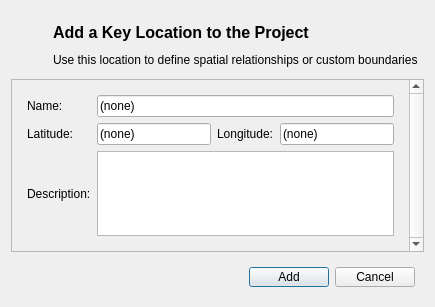
<?xml version="1.0" encoding="UTF-8"?>
<ui version="4.0">
 <class>AddLocationDialog</class>
 <widget class="QDialog" name="AddLocationDialog">
  <property name="geometry">
   <rect>
    <x>0</x>
    <y>0</y>
    <width>406</width>
    <height>307</height>
   </rect>
  </property>
  <property name="windowTitle">
   <string>Setup New Project</string>
  </property>
  <layout class="QVBoxLayout" name="verticalLayout">
   <item>
    <widget class="QWidget" name="header" native="true">
     <layout class="QGridLayout" name="gridLayout_12">
      <property name="leftMargin">
       <number>6</number>
      </property>
      <property name="topMargin">
       <number>6</number>
      </property>
      <property name="rightMargin">
       <number>6</number>
      </property>
      <property name="bottomMargin">
       <number>6</number>
      </property>
      <item row="0" column="0">
       <widget class="QLabel" name="title_logo">
        <property name="minimumSize">
         <size>
          <width>30</width>
          <height>30</height>
         </size>
        </property>
        <property name="maximumSize">
         <size>
          <width>30</width>
          <height>30</height>
         </size>
        </property>
        <property name="text">
         <string/>
        </property>
        <property name="pixmap">
         <pixmap resource="../graphics/ubeats.qrc">:/icons/location.png</pixmap>
        </property>
        <property name="scaledContents">
         <bool>true</bool>
        </property>
       </widget>
      </item>
      <item row="1" column="1">
       <widget class="QLabel" name="subtitle">
        <property name="text">
         <string>Use this location to define spatial relationships or custom boundaries</string>
        </property>
       </widget>
      </item>
      <item row="0" column="1">
       <widget class="QLabel" name="title">
        <property name="font">
         <font>
          <pointsize>12</pointsize>
          <weight>75</weight>
          <bold>true</bold>
         </font>
        </property>
        <property name="text">
         <string>Add a Key Location to the Project</string>
        </property>
       </widget>
      </item>
     </layout>
    </widget>
   </item>
   <item>
    <widget class="QScrollArea" name="step1scrollArea">
     <property name="verticalScrollBarPolicy">
      <enum>Qt::ScrollBarAlwaysOn</enum>
     </property>
     <property name="widgetResizable">
      <bool>true</bool>
     </property>
     <widget class="QWidget" name="scrollAreaWidgetContents">
      <property name="geometry">
       <rect>
        <x>0</x>
        <y>0</y>
        <width>369</width>
        <height>176</height>
       </rect>
      </property>
      <layout class="QVBoxLayout" name="verticalLayout_2">
       <item>
        <widget class="QWidget" name="step1widget" native="true">
         <layout class="QGridLayout" name="gridLayout_4">
          <property name="leftMargin">
           <number>6</number>
          </property>
          <property name="topMargin">
           <number>6</number>
          </property>
          <property name="rightMargin">
           <number>6</number>
          </property>
          <property name="bottomMargin">
           <number>6</number>
          </property>
          <item row="1" column="3">
           <widget class="QLineEdit" name="loclong_line">
            <property name="text">
             <string>(none)</string>
            </property>
            <property name="readOnly">
             <bool>false</bool>
            </property>
           </widget>
          </item>
          <item row="0" column="1" colspan="3">
           <widget class="QLineEdit" name="locname_line">
            <property name="text">
             <string>(none)</string>
            </property>
            <property name="readOnly">
             <bool>false</bool>
            </property>
           </widget>
          </item>
          <item row="0" column="0">
           <widget class="QLabel" name="locname_lbl">
            <property name="text">
             <string>Name:</string>
            </property>
           </widget>
          </item>
          <item row="1" column="0">
           <widget class="QLabel" name="loclat_lbl">
            <property name="text">
             <string>Latitude:</string>
            </property>
           </widget>
          </item>
          <item row="1" column="1">
           <widget class="QLineEdit" name="loclat_line">
            <property name="text">
             <string>(none)</string>
            </property>
            <property name="readOnly">
             <bool>false</bool>
            </property>
           </widget>
          </item>
          <item row="1" column="2">
           <widget class="QLabel" name="loclong_lbl">
            <property name="text">
             <string>Longitude:</string>
            </property>
           </widget>
          </item>
          <item row="2" column="0">
           <widget class="QLabel" name="locdescr_lbl">
            <property name="text">
             <string>Description:</string>
            </property>
           </widget>
          </item>
          <item row="2" column="1" colspan="3">
           <widget class="QTextEdit" name="locdescr_textedit"/>
          </item>
         </layout>
        </widget>
       </item>
       <item>
        <spacer name="verticalSpacer_3">
         <property name="orientation">
          <enum>Qt::Vertical</enum>
         </property>
         <property name="sizeHint" stdset="0">
          <size>
           <width>20</width>
           <height>40</height>
          </size>
         </property>
        </spacer>
       </item>
      </layout>
     </widget>
    </widget>
   </item>
   <item>
    <widget class="QWidget" name="footer" native="true">
     <property name="minimumSize">
      <size>
       <width>0</width>
       <height>38</height>
      </size>
     </property>
     <property name="maximumSize">
      <size>
       <width>16777215</width>
       <height>38</height>
      </size>
     </property>
     <layout class="QHBoxLayout" name="horizontalLayout_5">
      <item>
       <spacer name="horizontalSpacer_5">
        <property name="orientation">
         <enum>Qt::Horizontal</enum>
        </property>
        <property name="sizeHint" stdset="0">
         <size>
          <width>40</width>
          <height>20</height>
         </size>
        </property>
       </spacer>
      </item>
      <item>
       <widget class="QPushButton" name="add_button">
        <property name="text">
         <string>Add</string>
        </property>
       </widget>
      </item>
      <item>
       <widget class="QPushButton" name="cancel_button">
        <property name="text">
         <string>Cancel</string>
        </property>
       </widget>
      </item>
     </layout>
    </widget>
   </item>
  </layout>
 </widget>
 <tabstops>
  <tabstop>step1scrollArea</tabstop>
  <tabstop>locname_line</tabstop>
  <tabstop>loclat_line</tabstop>
  <tabstop>loclong_line</tabstop>
  <tabstop>locdescr_textedit</tabstop>
  <tabstop>add_button</tabstop>
  <tabstop>cancel_button</tabstop>
 </tabstops>
 <resources>
  <include location="../graphics/ubeats.qrc"/>
  <include location="../graphics/ubeats.qrc"/>
 </resources>
 <connections>
  <connection>
   <sender>add_button</sender>
   <signal>clicked()</signal>
   <receiver>AddLocationDialog</receiver>
   <slot>accept()</slot>
   <hints>
    <hint type="sourcelabel">
     <x>437</x>
     <y>253</y>
    </hint>
    <hint type="destinationlabel">
     <x>250</x>
     <y>145</y>
    </hint>
   </hints>
  </connection>
  <connection>
   <sender>cancel_button</sender>
   <signal>clicked()</signal>
   <receiver>AddLocationDialog</receiver>
   <slot>reject()</slot>
   <hints>
    <hint type="sourcelabel">
     <x>350</x>
     <y>278</y>
    </hint>
    <hint type="destinationlabel">
     <x>202</x>
     <y>153</y>
    </hint>
   </hints>
  </connection>
 </connections>
</ui>
